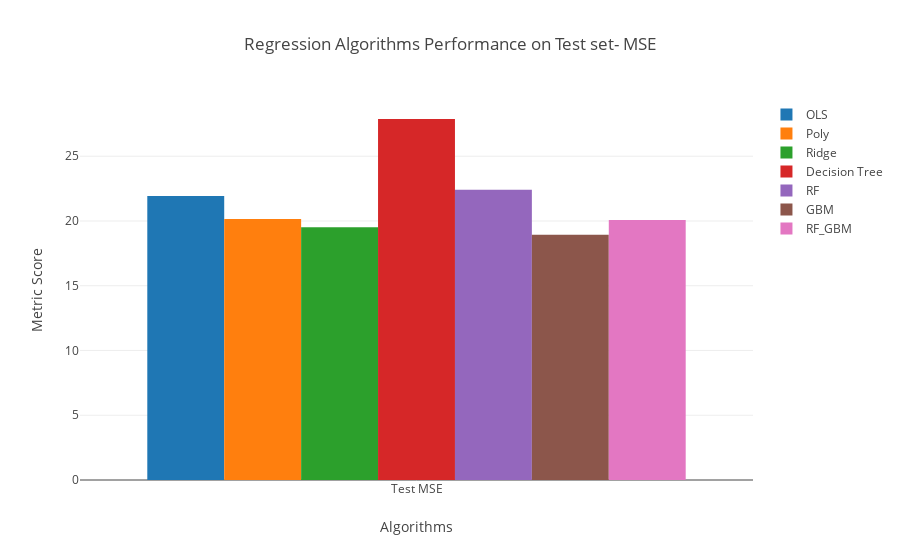

Write notebook code for a chart like this one.
### Markdown cell above
### Overall performance plot on test dataset

### Code cell
mse_test = pd.DataFrame({'Algo': ['OLS', 'Poly', 'Ridge', 'Decision Tree', 'RF', 'GBM', 'RF_GBM'],\
                            'Score':[mse_test_ols, mse_test_poly, mse_test_ridge, mse_test_dt, \
                                     mse_test_rf, mse_test_gbm, mse_test_ensemble], \
                            'Metric':'Test MSE'})
mse_test.Score = mse_test.Score.apply(lambda x: round(x,4))

mse_test_data = []
for algo in mse_val.Algo.unique():
    temp2 = go.Bar(
    x = mse_test.Metric.unique().tolist(),
    y = mse_test[mse_test.Algo==algo].Score.tolist(),
    name= algo
    )
    mse_test_data.append(temp2)
    
iplot({
        'data':mse_test_data
        ,'layout':go.Layout(
                title='Regression Algorithms Performance on Test set- MSE'
                ,xaxis={'title': 'Algorithms'}
                ,yaxis={'title': 'Metric Score'} 
        )
    })

### Figure 1 — Plotly figure (JSON) as saved in the notebook; plotly's stock layout.template omitted (floating-point values rounded to 4 significant figures)
{"data": [{"name": "OLS", "type": "bar", "x": ["Test MSE"], "y": [21.92]}, {"name": "Poly", "type": "bar", "x": ["Test MSE"], "y": [20.16]}, {"name": "Ridge", "type": "bar", "x": ["Test MSE"], "y": [19.52]}, {"name": "Decision Tree", "type": "bar", "x": ["Test MSE"], "y": [27.87]}, {"name": "RF", "type": "bar", "x": ["Test MSE"], "y": [22.41]}, {"name": "GBM", "type": "bar", "x": ["Test MSE"], "y": [18.94]}, {"name": "RF_GBM", "type": "bar", "x": ["Test MSE"], "y": [20.07]}], "layout": {"title": "Regression Algorithms Performance on Test set- MSE", "xaxis": {"title": "Algorithms"}, "yaxis": {"title": "Metric Score"}}}
